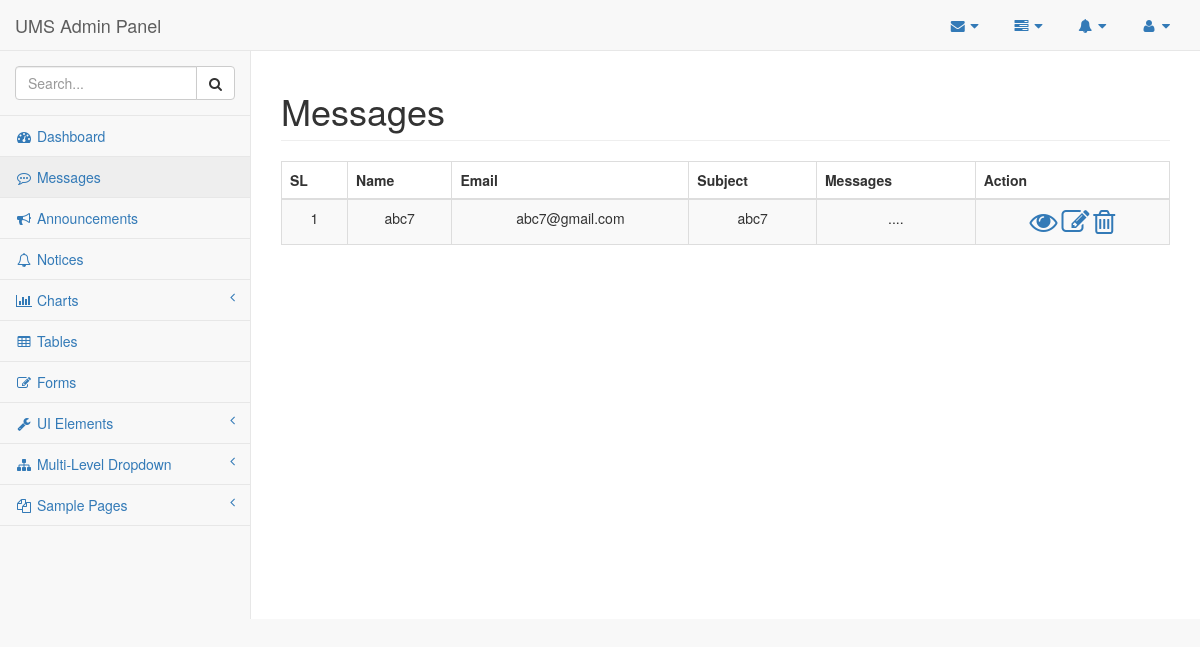
Page /admin/pages/messages.php on the earlier database version.
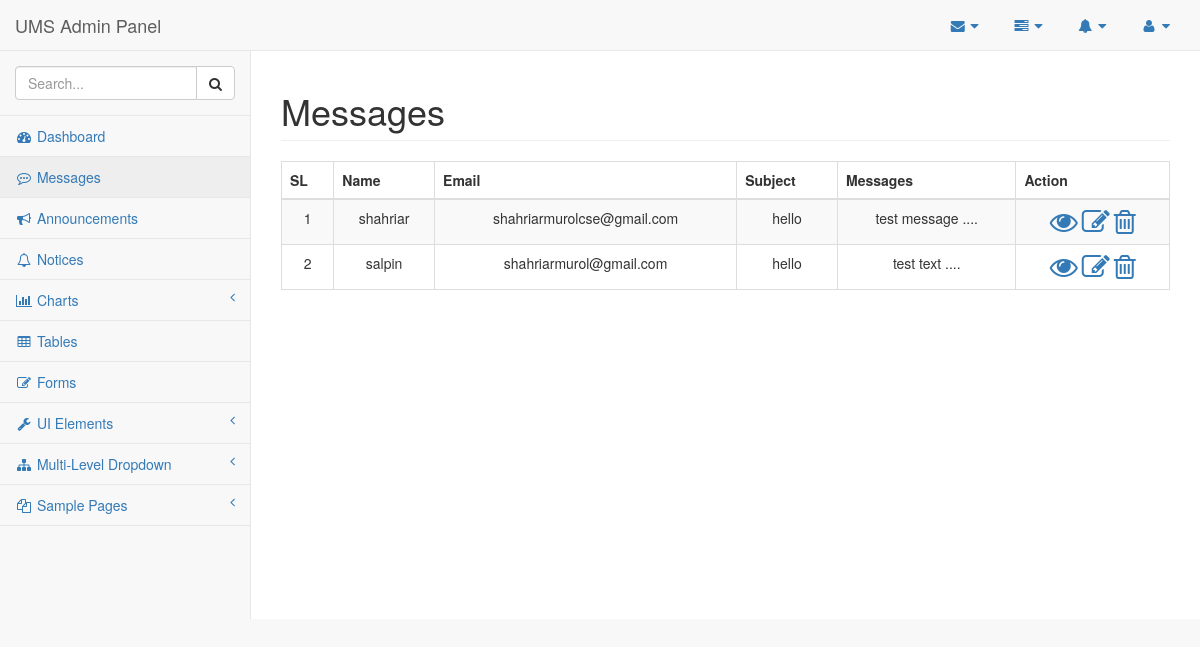
Same page on the later database version.
### tables this page shows
CREATE TABLE `comments` (
  `com_id` int(11) NOT NULL,
  `com_name` varchar(48) NOT NULL,
  `com_email` varchar(48) NOT NULL,
  `com_subject` varchar(48) NOT NULL,
  `com_message` varchar(255) NOT NULL
);

### admin/pages/messages.php (the view, shortened to what this page needs)
<?php
    require_once('config.php');
?>
<!DOCTYPE html>
<html lang="en">
<head>
    <link href="../vendor/bootstrap/css/bootstrap.min.css" rel="stylesheet">
    <link href="../vendor/metisMenu/metisMenu.min.css" rel="stylesheet">
    <link href="../dist/css/sb-admin-2.css" rel="stylesheet">
    <link href="../vendor/font-awesome/css/font-awesome.min.css" rel="stylesheet" type="text/css">
</head>
<body>
    <div id="wrapper">
        <nav class="navbar navbar-default navbar-static-top" role="navigation" style="margin-bottom: 0">
            <div class="navbar-header">
                <a class="navbar-brand" href="index.php">UMS Admin Panel</a>
            </div>
            <ul class="nav navbar-top-links navbar-right">
                <li class="dropdown">
                    <a class="dropdown-toggle" data-toggle="dropdown" href="#">
                        <i class="fa fa-envelope fa-fw"></i> <i class="fa fa-caret-down"></i>
                    </a>
                </li>
                <li class="dropdown">
                    <a class="dropdown-toggle" data-toggle="dropdown" href="#">
                        <i class="fa fa-tasks fa-fw"></i> <i class="fa fa-caret-down"></i>
                    </a>
                </li>
                <li class="dropdown">
                    <a class="dropdown-toggle" data-toggle="dropdown" href="#">
                        <i class="fa fa-bell fa-fw"></i> <i class="fa fa-caret-down"></i>
                    </a>
                </li>
                <li class="dropdown">
                    <a class="dropdown-toggle" data-toggle="dropdown" href="#">
                        <i class="fa fa-user fa-fw"></i> <i class="fa fa-caret-down"></i>
                    </a>
                </li>
            </ul>
            <div class="navbar-default sidebar" role="navigation">
                <div class="sidebar-nav navbar-collapse">
                    <ul class="nav" id="side-menu">
                        <li class="sidebar-search">
                            <div class="input-group custom-search-form">
                                <input type="text" class="form-control" placeholder="Search...">
                                <span class="input-group-btn">
                                <button class="btn btn-default" type="button">
                                    <i class="fa fa-search"></i>
                                </button>
                            </span>
                            </div>
                        </li>
                        <li>
                            <a href="index.php"><i class="fa fa-dashboard fa-fw"></i> Dashboard</a>
                        </li>
                        <li>
                            <a href="messages.php"><i class="fa fa-commenting-o fa-fw"></i> Messages</a>
                        </li>
                        <li>
                            <a href="announcement.php"><i class="fa fa-bullhorn fa-fw"></i> Announcements</a>
                        </li>
                        <li>
                            <a href="announcement.php"><i class="fa fa-bell-o fa-fw"></i> Notices</a>
                        </li>
                        <li>
                            <a href="#"><i class="fa fa-bar-chart-o fa-fw"></i> Charts<span class="fa arrow"></span></a>
                        </li>
                        <li>
                            <a href="tables.html"><i class="fa fa-table fa-fw"></i> Tables</a>
                        </li>
                        <li>
                            <a href="forms.html"><i class="fa fa-edit fa-fw"></i> Forms</a>
                        </li>
                        <li>
                            <a href="#"><i class="fa fa-wrench fa-fw"></i> UI Elements<span class="fa arrow"></span></a>
                        </li>
                        <li>
                            <a href="#"><i class="fa fa-sitemap fa-fw"></i> Multi-Level Dropdown<span class="fa arrow"></span></a>
                        </li>
                        <li>
                            <a href="#"><i class="fa fa-files-o fa-fw"></i> Sample Pages<span class="fa arrow"></span></a>
                        </li>
                    </ul>
                </div>
            </div>
        </nav>
        <div id="page-wrapper">
            <div class="row">
                <div class="col-lg-12">
                    <h1 class="page-header">Messages</h1>
                     <div class="table-responsive">
                        <table class="table table-bordered table-hover table-striped text-center">
                            <thead>
                                <tr>
                                    <th>SL</th>
                                    <th>Name</th>
                                    <th>Email</th>
                                    <th>Subject</th>
                                    <th>Messages</th>
                                    <th>Action</th>
                                </tr>
                            </thead>
                            <tbody>
                            <?php
                                $srl=1;
                                $dbdata = "SELECT * FROM comments";
                                $qre = mysqli_query($DBC, $dbdata);
                                while($info=mysqli_fetch_array($qre)){ ?>
                                    <tr>
                                        <td><?= $srl++; ?></td>
                                        <td><?= $info['com_name']; ?></td>
                                        <td><?= $info['com_email']; ?></td>
                                        <td><?= $info['com_subject']; ?></td>
                                        <td><?= substr($info['com_message'],0,15); ?> ....</td>
                                        <td>
                                            <a class="action-btn" href="msg-view.php?id=<?= $info['com_id']; ?>"><i class="fa fa-2x  fa-eye"></i></a>
                                            <a class="action-btn" href="msg-edit.php?uid=<?= $info['com_id']; ?>"><i class="fa fa-2x fa-pencil-square-o"></i></a>
                                            <a class="action-btn" href="msg-delete.php?did=<?= $info['com_id']; ?>"><i class="fa fa-2x fa-trash-o"></i></a>
                                        </td>
                                    </tr>
                            <?php    }
                            ?>
                            </tbody>
                        </table>
                    </div>
                </div>
            </div>
        </div>
    </div>
</body>
</html>

Differences in the rows shown:
removed comments: com_name "abc7", com_email "abc7@gmail.com", com_subject "abc7"
added comments: com_name "shahriar", com_email "shahriarmurolcse@gmail.com", com_subject "hello", com_message "test message"
added comments: com_name "salpin", com_email "shahriarmurol@gmail.com", com_subject "hello", com_message "test text"
